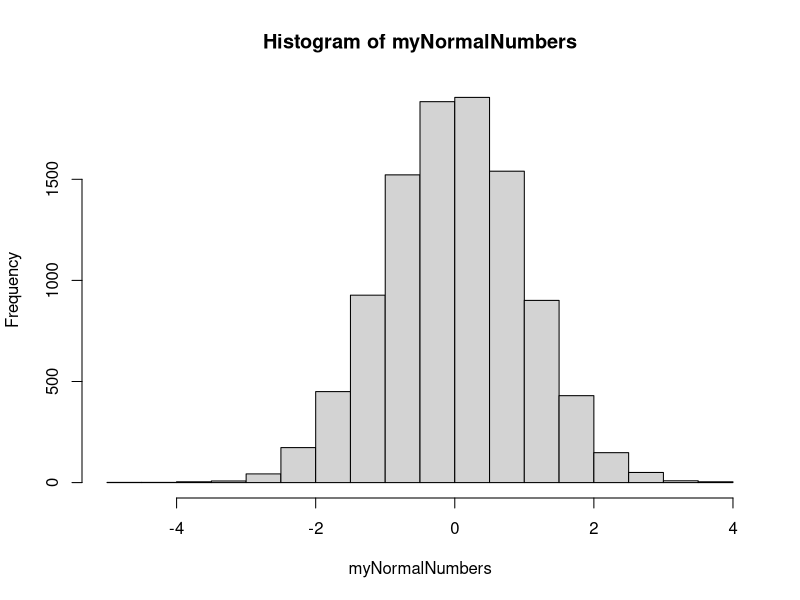

Write R code to recreate this figure.
# normal distribution

# get some numbers
myNormalNumbers <- rnorm(10000, 0, 1)

# histogram
hist(myNormalNumbers)

# add more numbers
# like a 'bell' ?
# add more numbers
# good enough ?

# Thanks for watching !
